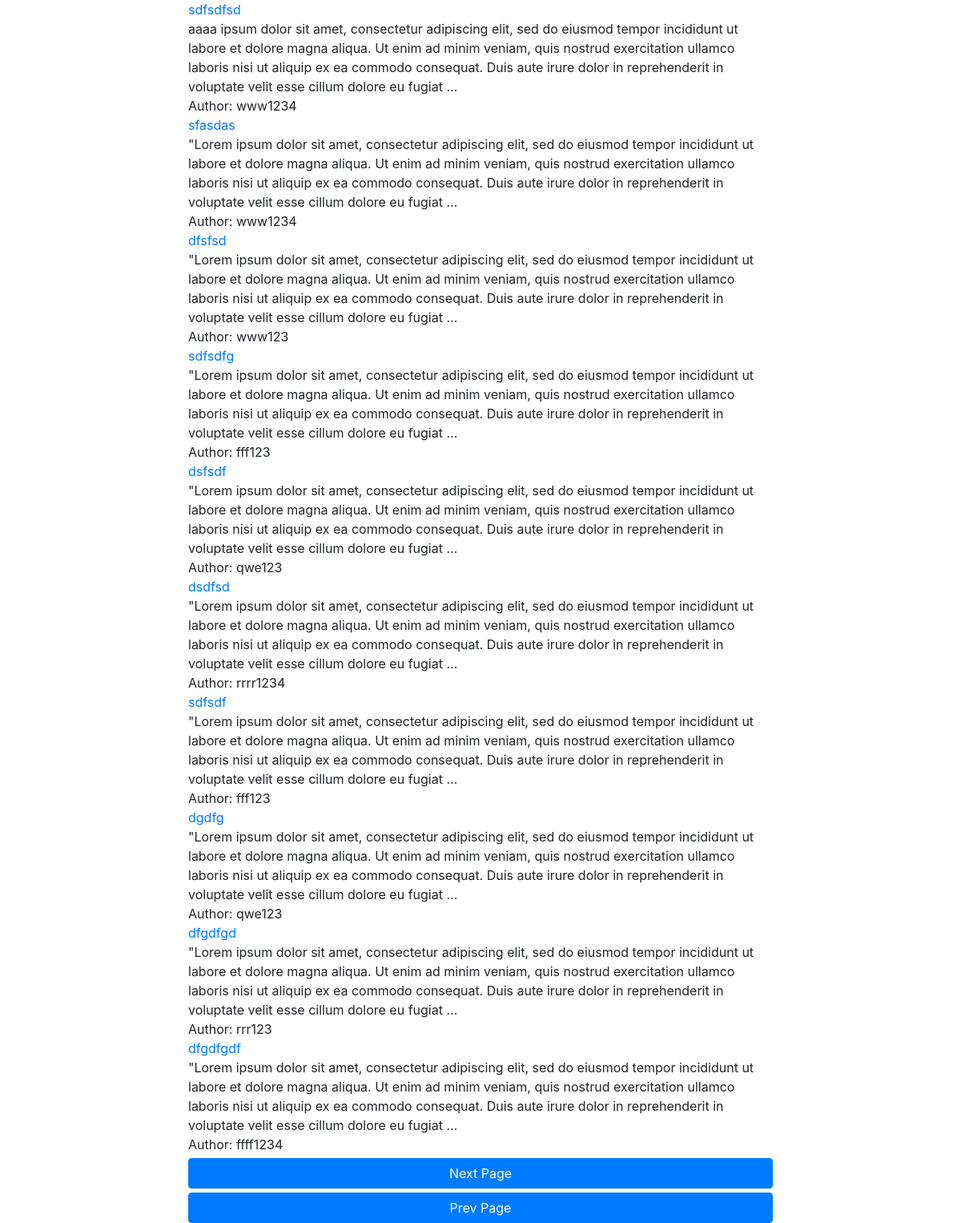
The page / on the database its author committed.
### blog/models.py (models this page shows)
class Post(models.Model):
    title = models.CharField(max_length=256)
    creator = models.ForeignKey(User,on_delete=models.CASCADE)
    img = models.ImageField(upload_to='img/', blank=True)
    content = models.CharField(max_length=2048)
    created_at = models.TimeField(auto_now_add=True)
    modificated_at = models.TimeField(auto_now=True)
    tags = models.ManyToManyField(Tag)

### blog/views.py (the view)
# urls.py: 2. Add a URL to urlpatterns:  path('', views.home, name='home')
def home(request):
    page = int(request.GET.get('page', '1'))
    tags = request.GET.get('tag', 0)
    staff = request.user.is_staff
    if page < 1:
        if not request.GET._mutable:
            request.GET._mutable = True
        request.GET['page'] = '1'
        page = 1
    posts = Post.objects.all() if not tags else Post.objects.filter(tags__title=tags)
    posts = posts.order_by('-pk')
    pages = posts.count()//10
    ten_posts = posts[(page - 1)*10:(page*10)]
    return render(request,'home.html',context={
        'pages': pages,
        'posts': ten_posts,
        'page': page,
        'tag': tags,
        'staff': staff
    })

### blog/templates/home.html (shortened to what this page needs)
{% extends "base.html" %}
{% block content %}
<div class="container">
    <div class="row">
        <div class="col-md-2"></div>
            <div class="col-md-8">
                {% for post in posts %}
                <div class="post">
                <div class="title"><a href="{% url 'SinglePost' %}?title={{post.title}}"><span>{{post.title}}</span></a></div>
                <div class="text">{{post.content| truncatewords:50}}</div>
                <div class="author">Author: {{post.creator }}</div>
                </div>
                {% endfor %}
                <a type='button' class='btn btn-primary' href="{% url 'home' %}?page={{page|add:'1'}}{% if tag %}&tag={{tag}}{% endif %}">Next Page</a>
                <a type='button' class='btn btn-primary' href="{% url 'home' %}?page={{page|add:'-1'}}{% if tag %}&tag={{tag}}{% endif %}">Prev Page</a>
            </div>
        <div class="col-md-2"></div>
    </div>
</div>
{% endblock content %}

### blog/static/css/index.css (style rules this page uses)
* { box-sizing: border-box; }
.btn { margin-top: 5px; }
a.btn { display: block; width: 100%; }

### rows shown on the page
Post: title "sdfsdfsd", content "aaaa ipsum dolor sit amet, consectetur adipiscing elit, sed do eiusmod tempor incididunt ut labore et dolore magna aliqua. Ut enim ad minim veniam, quis nostrud exercitation ullamco laboris nisi ut aliquip ex ea commodo consequat. Duis aute irure dolor in reprehenderit in voluptate velit esse cillum dolore eu fugiat …", creator "www1234"
Post: title "sfasdas", content "\"Lorem ipsum dolor sit amet, consectetur adipiscing elit, sed do eiusmod tempor incididunt ut labore et dolore magna aliqua. Ut enim ad minim veniam, quis nostrud exercitation ullamco laboris nisi ut aliquip ex ea commodo consequat. Duis aute irure dolor in reprehenderit in voluptate velit esse cillum dolore eu fugiat …", creator "www1234"
Post: title "dfsfsd", content "\"Lorem ipsum dolor sit amet, consectetur adipiscing elit, sed do eiusmod tempor incididunt ut labore et dolore magna aliqua. Ut enim ad minim veniam, quis nostrud exercitation ullamco laboris nisi ut aliquip ex ea commodo consequat. Duis aute irure dolor in reprehenderit in voluptate velit esse cillum dolore eu fugiat …", creator "www123"
Post: title "sdfsdfg", content "\"Lorem ipsum dolor sit amet, consectetur adipiscing elit, sed do eiusmod tempor incididunt ut labore et dolore magna aliqua. Ut enim ad minim veniam, quis nostrud exercitation ullamco laboris nisi ut aliquip ex ea commodo consequat. Duis aute irure dolor in reprehenderit in voluptate velit esse cillum dolore eu fugiat …", creator "fff123"
Post: title "dsfsdf", content "\"Lorem ipsum dolor sit amet, consectetur adipiscing elit, sed do eiusmod tempor incididunt ut labore et dolore magna aliqua. Ut enim ad minim veniam, quis nostrud exercitation ullamco laboris nisi ut aliquip ex ea commodo consequat. Duis aute irure dolor in reprehenderit in voluptate velit esse cillum dolore eu fugiat …", creator "qwe123"
Post: title "dsdfsd", content "\"Lorem ipsum dolor sit amet, consectetur adipiscing elit, sed do eiusmod tempor incididunt ut labore et dolore magna aliqua. Ut enim ad minim veniam, quis nostrud exercitation ullamco laboris nisi ut aliquip ex ea commodo consequat. Duis aute irure dolor in reprehenderit in voluptate velit esse cillum dolore eu fugiat …", creator "rrrr1234"
Post: title "sdfsdf", content "\"Lorem ipsum dolor sit amet, consectetur adipiscing elit, sed do eiusmod tempor incididunt ut labore et dolore magna aliqua. Ut enim ad minim veniam, quis nostrud exercitation ullamco laboris nisi ut aliquip ex ea commodo consequat. Duis aute irure dolor in reprehenderit in voluptate velit esse cillum dolore eu fugiat …", creator "fff123"
Post: title "dgdfg", content "\"Lorem ipsum dolor sit amet, consectetur adipiscing elit, sed do eiusmod tempor incididunt ut labore et dolore magna aliqua. Ut enim ad minim veniam, quis nostrud exercitation ullamco laboris nisi ut aliquip ex ea commodo consequat. Duis aute irure dolor in reprehenderit in voluptate velit esse cillum dolore eu fugiat …", creator "qwe123"
Post: title "dfgdfgd", content "\"Lorem ipsum dolor sit amet, consectetur adipiscing elit, sed do eiusmod tempor incididunt ut labore et dolore magna aliqua. Ut enim ad minim veniam, quis nostrud exercitation ullamco laboris nisi ut aliquip ex ea commodo consequat. Duis aute irure dolor in reprehenderit in voluptate velit esse cillum dolore eu fugiat …", creator "rrr123"
Post: title "dfgdfgdf", content "\"Lorem ipsum dolor sit amet, consectetur adipiscing elit, sed do eiusmod tempor incididunt ut labore et dolore magna aliqua. Ut enim ad minim veniam, quis nostrud exercitation ullamco laboris nisi ut aliquip ex ea commodo consequat. Duis aute irure dolor in reprehenderit in voluptate velit esse cillum dolore eu fugiat …", creator "ffff1234"
